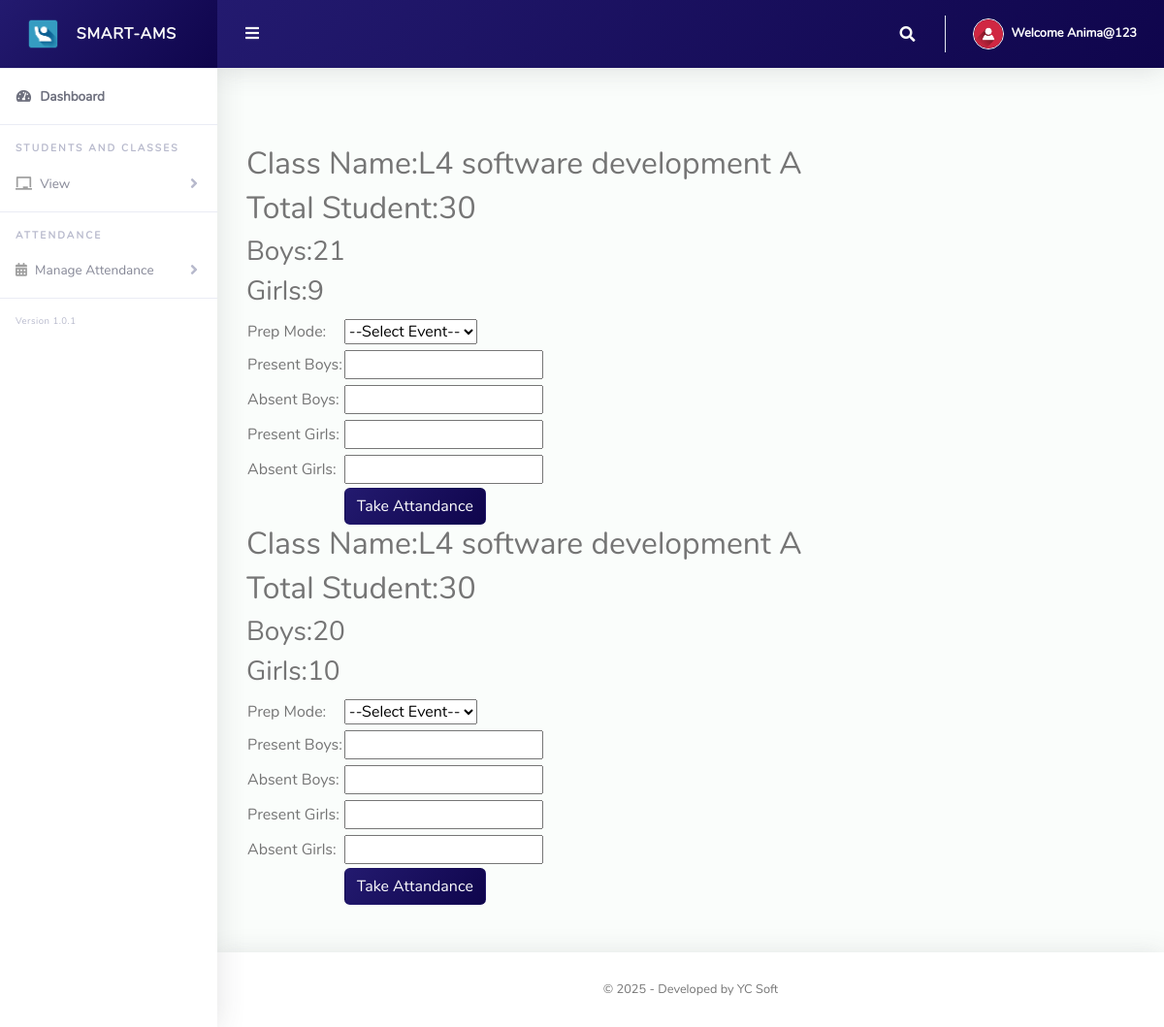
Page /ClassTeacher/classat.php?data=L4 software development A (signed in) on the committed database.
### tables this page shows
CREATE TABLE `tblclassteacher` (
  `Id` int(10) NOT NULL,
  `firstName` varchar(255) NOT NULL,
  `lastName` varchar(255) NOT NULL,
  `username` varchar(255) NOT NULL,
  `password` varchar(255) NOT NULL,
  `school` varchar(255) NOT NULL
);

CREATE TABLE `tblclass` (
  `Id` int(10) NOT NULL,
  `level` varchar(255) NOT NULL,
  `className` varchar(255) NOT NULL,
  `totalStudents` int(255) NOT NULL,
  `boys` int(255) NOT NULL,
  `girls` int(255) NOT NULL,
  `school` varchar(255) NOT NULL
);

### ClassTeacher/classat.php (the view, shortened to what this page needs)
<?php
include '../Includes/dbcon.php';
?>
<!DOCTYPE html>
<html lang="en">
<head>
  <link href="../vendor/fontawesome-free/css/all.min.css" rel="stylesheet" type="text/css">
  <link href="../vendor/bootstrap/css/bootstrap.min.css" rel="stylesheet" type="text/css">
  <link href="css/ruang-admin.min.css" rel="stylesheet">
</head>
<body id="page-top">
  <div id="wrapper">
      <?php include "Includes/sidebar.php";?>
    <div id="content-wrapper" class="d-flex flex-column">
      <div id="content">
       <?php include "Includes/topbar.php";?>
<div class="cont">
<div class="atvir">
<?php
$p = $_GET['data'];
$sql = "SELECT * FROM tblclass WHERE className='$p'";
$res = $conn->query($sql);
  while ($row = $res->fetch_assoc())
    {
echo "
  <h2 >Class Name:".$row['className']."</h2>
    <h2> Total Student:".$row['totalStudents']."</h2>
    <span><h3>Boys:".$row['boys']."</h3></span><span><h3>Girls:".$row['girls']."</h3></span></span>
<form action='atdetails.php' method='post'>
  <table>
  <tr>
  <td></td>
  <td><input type='hidden' name='className' value='".$row['className']."' </td>
  </tr>
    <tr>
      <td>Prep Mode:</td>
      <td><select name='event' required id=''>
      <option value=''>--Select Event--</option>
      <option value='morning'>Morning Prep</option>
      <option value='evening'>Evening Prep</option>
    </select>
    </td>
    </tr>
<tr>
      <td></td>
      <td></td>
    </tr>
    <tr>
      <td></td>
      <td></td>
    </tr>
<tr>
    <td>Present Boys:</td>
    <td><input type='number' name='presentboys'>
</td>
</tr>
<tr>
      <td></td>
      <td></td>
    </tr>
    <tr>
      <td></td>
      <td></td>
    </tr>
<tr>
    <td>Absent Boys:</td>
    <td><input type='number' name='absentboys'>
</td>
</tr>
<tr>
      <td></td>
      <td></td>
    </tr>
    <tr>
      <td></td>
      <td></td>
    </tr>
<tr>
    <td>Present Girls:</td>
    <td><input type='number' name='presentgirls'>
</td>
</tr>
<tr>
      <td></td>
      <td></td>
    </tr>
    <tr>
      <td></td>
      <td></td>
    </tr>
<tr>
    <td>Absent Girls:</td>
    <td><input type='number' name='absentgirls'>
</td>
</tr>
<tr>
      <td></td>
      <td></td>
    </tr>
    <tr>
      <td></td>
      <td><input type='submit' name='take' class='btn btn asa' value='Take Attandance'></td>
    </tr>
  </table>
</form>";
    }
?>
</div><br><br>
       <?php include "Includes/footer.php";?>
    </div>
  </div>
</body>
</html>

### ClassTeacher/Includes/topbar.php (shortened to what this page needs)
<?php
  $query = "SELECT * FROM tblclassteacher WHERE Id = ".$_SESSION['userId']."";
  $rs = $conn->query($query);
  $rows = $rs->fetch_assoc();
  $fullName = $rows['username'];
?>
<nav class="navbar navbar-expand navbar-light  topbar mb-4 static-top asc">
          <button id="sidebarToggleTop" class="btn btn-link rounded-circle mr-3">
            <i class="fa fa-bars"></i>
          </button>
          <ul class="navbar-nav ml-auto">
            <li class="nav-item dropdown no-arrow">
              <a class="nav-link dropdown-toggle" href="#" id="searchDropdown" role="button" data-toggle="dropdown"
                aria-haspopup="true" aria-expanded="false">
                <i class="fas fa-search fa-fw"></i>
              </a>
            </li>
            <li class="nav-item dropdown no-arrow">
              <a class="nav-link dropdown-toggle" href="#" id="userDropdown" role="button" data-toggle="dropdown"
                aria-haspopup="true" aria-expanded="false">
                <img class="img-profile rounded-circle" src="img/user-icn.png" style="max-width: 60px">
                <span class="ml-2 d-none d-lg-inline text-white small"><b>Welcome <?php echo $fullName;?></b></span>
              </a>
            </li>
          </ul>
        </nav>

### ClassTeacher/Includes/topbar.php (style rules this page uses)
.asc { background: linear-gradient(130deg, #231a6f, #0f054c); }
.asa { color: white; background: linear-gradient(130deg, #231a6f, #0f054c); }

### ClassTeacher/classat.php (style rules this page uses)
.atvir { margin-left: 30px; margin-top: 80px; }

### rows in the picture
tblclassteacher: username "Anima@123"
tblclass: className "L4 software development A", totalStudents "30", boys "21", girls "9"
tblclass: className "L4 software development A", totalStudents "30", boys "20", girls "10"
